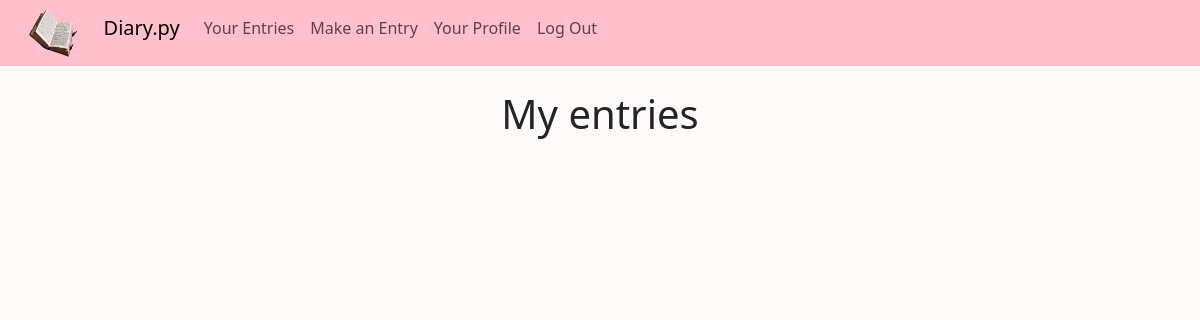
/ (signed in), run on an earlier commit of the app's database.
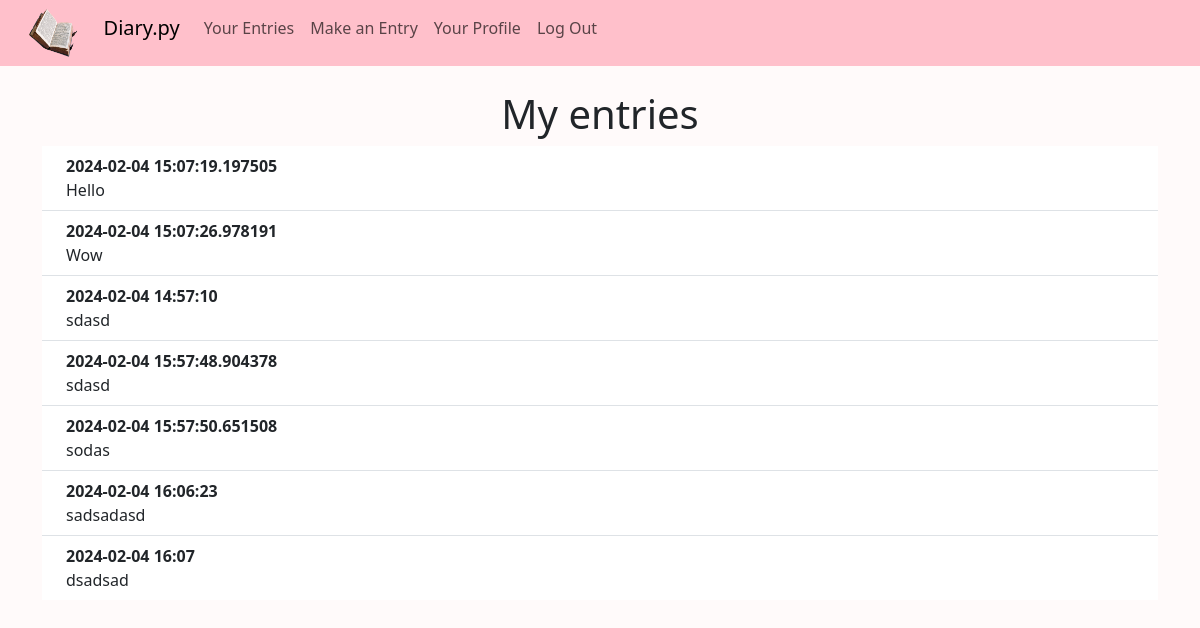
And on a later commit of the database.
### website/models.py (models this page shows)
class Entry(db.Model):
    id = db.Column(db.Integer, primary_key=True)
    data = db.Column(db.String(10000))
    date = db.Column(db.String(100))
    user_id = db.Column(db.Integer, db.ForeignKey('user.id'))

### website/views.py (the view)
@views.route('/', methods=['GET'])
@login_required
def home():
    return render_template('home.html', user=current_user)

### website/__init__.py (called while the page is built)
def create_app():
    app = Flask(__name__, static_url_path='/static')
    app.config['SECRET_KEY'] = 'hjshjhdjah kjshkjdhjs'
    app.config['SQLALCHEMY_DATABASE_URI'] = f'sqlite:///{DB_NAME}'
    db.init_app(app)
    from .views import views
    from .auth import auth
    app.register_blueprint(views, url_prefix='/')
    app.register_blueprint(auth, url_prefix='/')
    from .models import User, Entry
    with app.app_context():
        db.create_all()
    login_manager = LoginManager()
    login_manager.login_view = 'auth.login'
    login_manager.init_app(app)
    @login_manager.user_loader
    def load_user(id):
        return User.query.get(int(id))
    return app

### website/templates/home.html (shortened to what this page needs)
{% extends "base.html" %}
{% block content %}
    <h1 align="center">My entries</h1>
    <ul class="list-group list-group-flush" id="entries">
        {% for entry in user.entries %}
        <li class="list-group-item">
            <div class="ms-2 me-auto">
                <div class="fw-bold">{{ entry.date }}</div>
                {{ entry.data }}
              </div>
        </li>
        {% endfor %}
    </ul>
{% endblock %}

What changed in the data, as far as the page shows it:
added Entry: date "2024-02-04 15:07:19.197505", data "Hello"
added Entry: date "2024-02-04 15:07:26.978191", data "Wow"
added Entry: date "2024-02-04 14:57:10", data "sdasd"
added Entry: date "2024-02-04 15:57:48.904378", data "sdasd"
added Entry: date "2024-02-04 15:57:50.651508", data "sodas"
added Entry: date "2024-02-04 16:06:23", data "sadsadasd"
added Entry: date "2024-02-04 16:07", data "dsadsad"
